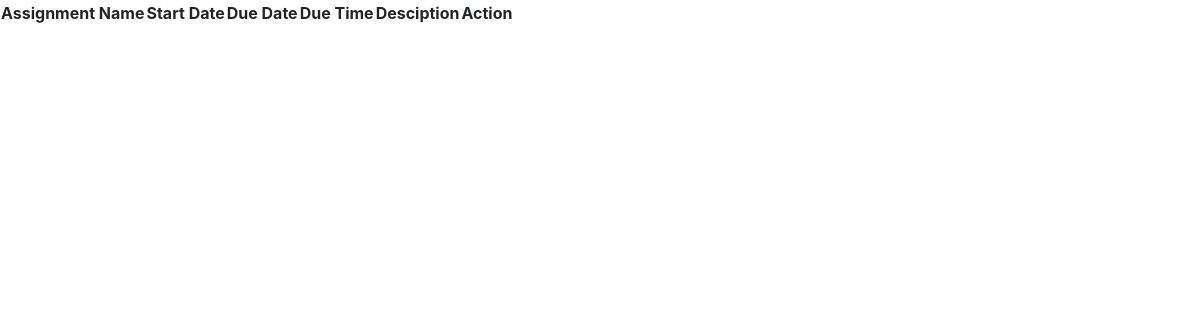
The page /list_assignments.php on the database as committed earlier.
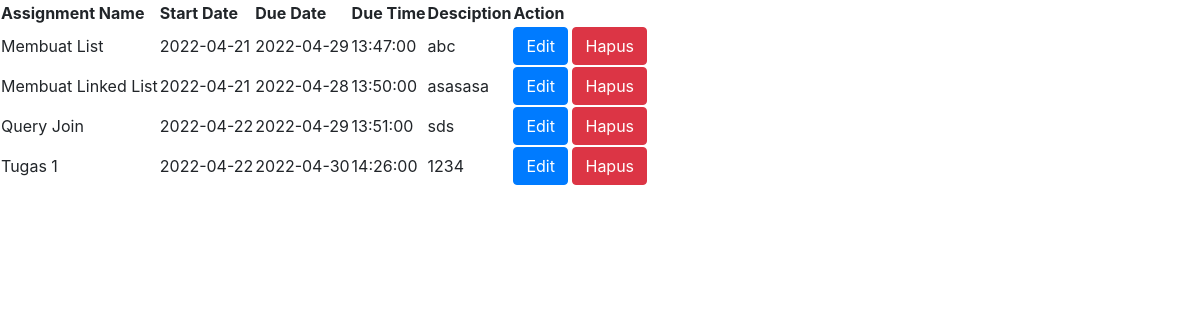
The same page on the database as committed later.
### tables this page shows
CREATE TABLE `assignments` (
  `assignment_id` int(10) UNSIGNED NOT NULL,
  `assignment_name` varchar(100) NOT NULL,
  `assignment_start_date` datetime NOT NULL,
  `assignment_end_date` datetime NOT NULL,
  `assignment_desc` text NOT NULL,
  `assignment_type` enum('exam','task','','') NOT NULL,
  `subject_id` int(10) UNSIGNED NOT NULL,
  `mentor_id` int(10) UNSIGNED NOT NULL
);

### Model/DbConnect.php (called while the page is built)
<?php
class DbConnect
{
    private $host = "localhost";
    private $user = "root";
    private $pass = "";
    private $dbName = "incareer2";
    public function connect()
    {
        try {
            $conn = new PDO('mysql:host=' . $this->host . '; dbname=' . $this->dbName, $this->user, $this->pass);
            $conn->setAttribute(PDO::ATTR_ERRMODE, PDO::ERRMODE_EXCEPTION);
            return $conn;
        } catch (PDOException $e) {
            echo "Database Error: " . $e->getMessage();
        }
    }
}

### Model/Assignments.php (called while the page is built, shortened)
<?php
class Assignments
{
    private $dbConn;
    public function __construct()
    {
        require_once("DbConnect.php");
        $db = new DbConnect;
        $this->dbConn = $db->connect();
    }
    public function getAllAssigment()
    {
        $stmt = $this->dbConn->prepare("SELECT * FROM assignments");
        try {
            if ($stmt->execute()) {
                $assignments = $stmt->fetchAll(PDO::FETCH_ASSOC);
            }
        } catch (Exception $e) {
            return $e->getMessage();
        }
        return $assignments;
    }
    public function getAssignmentById($id)
    {
        $stmt = $this->dbConn->prepare("SELECT * FROM assignments WHERE assignment_id = :id");
        $stmt->bindParam(":id", $id);
        try {
            if ($stmt->execute()) {
                $assigmentData = $stmt->fetch(PDO::FETCH_ASSOC);
            }
        } catch (Exception $e) {
            return $e->getMessage();
        }
        return $assigmentData;
    }
}

### list_assignments.php (the view, shortened to what this page needs)
<?php
require "./Model/Assignments.php";
$objAssignment = new Assignments;
$allAssignments = $objAssignment->getAllAssigment();
?>
<!DOCTYPE html>
<html lang="en">
<head>
    <link rel="stylesheet" href="https://cdn.jsdelivr.net/npm/bootstrap@4.4.1/dist/css/bootstrap.min.css">
</head>
<body>
    <table>
        <thead>
            <tr>
                <th>Assignment Name</th>
                <th>Start Date</th>
                <th>Due Date</th>
                <th>Due Time</th>
                <th>Desciption</th>
                <th>Action</th>
            </tr>
        </thead>
        <tbody>
            <?php foreach($allAssignments as $row => $assignment) : ?>
                <?php
                    $arrStartDate = explode(" ", $assignment['assignment_start_date']);
                    $arrEndDate = explode(" ", $assignment['assignment_end_date']);
                    $startDate = $arrStartDate[0];
                    $dueDate = $arrEndDate[0];
                    $dueTime = $arrEndDate[1];
                ?>
                <tr>
                    <td><?=$assignment['assignment_name'] ?></td>
                    <td><?=$startDate; ?></td>
                    <td><?=$dueDate; ?></td>
                    <td><?=$dueTime; ?></td>
                    <td><?=$assignment['assignment_desc'] ?></td>
                    <td>
                        <button type="button" class="btn btn-primary" data-toggle="modal" data-target="#exampleModal<?=$assignment['assignment_id'];?>">Edit</button>
                                            <?php
                                                $assigments = $objAssignment->getAssignmentById($assignment['assignment_id']);
                                            ?>
                        <a class="btn btn-danger" href="list_assignments.php?act=delete&assign_id=<?=$assignment['assignment_id'];?>">Hapus</a>
                    </td>
                </tr>
            <?php endforeach ?>
        </tbody>
    </table>
</body>
</html>

Rows that differ between the two databases and show on the page:
added assignments: assignment_name "Membuat List", assignment_start_date "2022-04-21", assignment_end_date "2022-04-29", assignment_end_date "13:47:00", assignment_desc "abc"
added assignments: assignment_name "Membuat Linked List", assignment_start_date "2022-04-21", assignment_end_date "2022-04-28", assignment_end_date "13:50:00", assignment_desc "asasasa"
added assignments: assignment_name "Query Join", assignment_start_date "2022-04-22", assignment_end_date "2022-04-29", assignment_end_date "13:51:00", assignment_desc "sds"
added assignments: assignment_name "Tugas 1", assignment_start_date "2022-04-22", assignment_end_date "2022-04-30", assignment_end_date "14:26:00", assignment_desc "1234"
